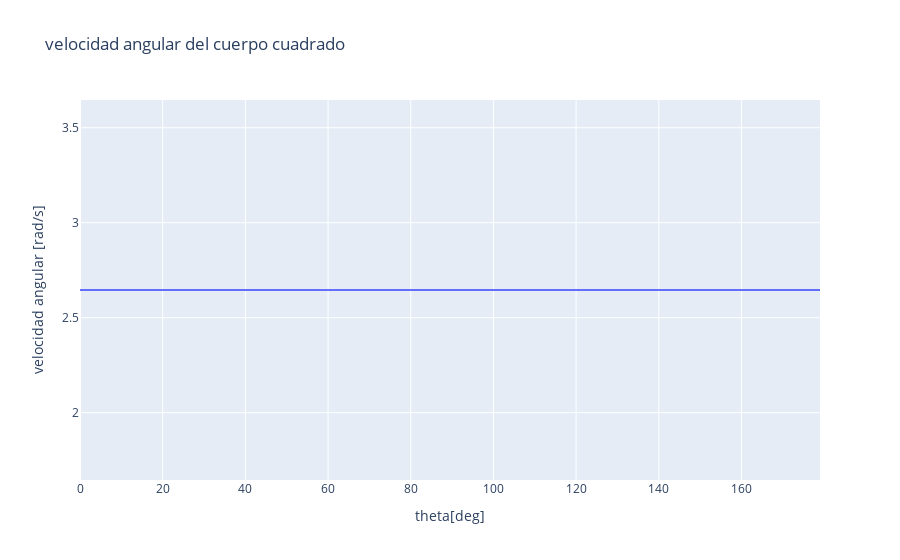

Notebook code cell kept with this figure:
### Code cell
#análisis
th=np.arange(0,180,1) #creando lista numérica
vth = np.array(np.deg2rad(th)) #transformado a una matriz
w=np.sqrt(7,848*(1-np.cos(vth)))
#plot
fig=px.line(x=th,y=w,labels={'x':'theta[deg]','y':'velocidad angular [rad/s]'},title="velocidad d")
fig.show()

### Figure 1 — Plotly figure (JSON) as saved in the notebook; plotly's stock layout.template omitted (floating-point values rounded to 4 significant figures; data arrays with more than 128 entries replaced by an {"elided": "..."} marker saying what was removed)
{"data": [{"hovertemplate": "theta[deg]=%{x}<br>velocidad angular [rad/s]=%{y}<extra></extra>", "legendgroup": "", "line": {"color": "#636efa", "dash": "solid"}, "mode": "lines", "name": "", "orientation": "v", "showlegend": false, "type": "scatter", "x": {"elided": "180 int values"}, "xaxis": "x", "y": {"elided": "180 float values"}, "yaxis": "y"}], "layout": {"autosize": true, "legend": {"tracegroupgap": 0}, "title": {"text": "velocidad angular del cuerpo cuadrado"}, "xaxis": {"anchor": "y", "autorange": true, "domain": [0, 1], "range": [0, 179], "title": {"text": "theta[deg]"}, "type": "linear"}, "yaxis": {"anchor": "x", "autorange": true, "domain": [0, 1], "range": [1.646, 3.646], "title": {"text": "velocidad angular [rad/s]"}, "type": "linear"}}}
